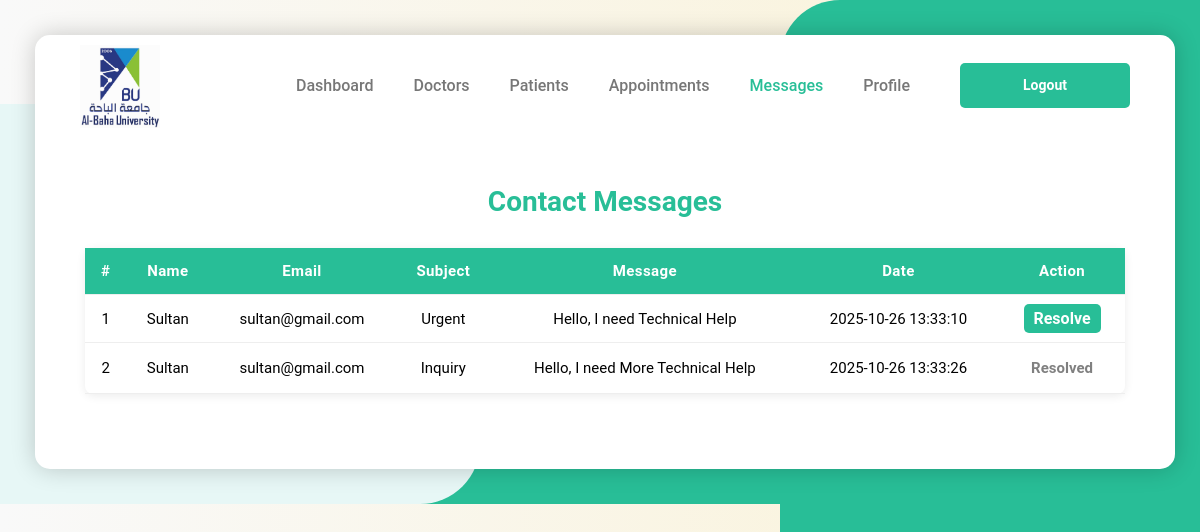
The app's page /admin_messages.php (signed in) with its own data.
### tables this page shows
CREATE TABLE `messages` (
  `id` int(11) NOT NULL,
  `name` varchar(100) NOT NULL,
  `email` varchar(150) NOT NULL,
  `subject` varchar(200) NOT NULL,
  `message` text NOT NULL,
  `created_at` timestamp NOT NULL DEFAULT current_timestamp(),
  `status` varchar(20) NOT NULL DEFAULT 'pending'
);

### admin_messages.php (the view, shortened to what this page needs)
<?php
require 'config/admin_data.php';
$stmt = $pdo->query("SELECT id, name, email, subject, message, created_at, status FROM messages ORDER BY id ASC");
$messages = $stmt->fetchAll(PDO::FETCH_ASSOC);
?>
<!DOCTYPE html>
<html lang="en">
  <head>
    <link rel="stylesheet" href="../css/styles.css">
    <link rel="stylesheet" href="https://cdnjs.cloudflare.com/ajax/libs/font-awesome/6.4.0/css/all.min.css">
  </head>
  <body>
    <div class="home-section">
      <div class="effects"><div class="bg-effect"></div></div>
      <div class="container">
        <header class="header">
          <a href="admin_dashboard.php" class="logo" aria-label="Health Management Logo">
            <img src="../logo/logo.jpg" alt="Health Centers Logo" loading="lazy"/>
          </a>
          <nav class="links" aria-label="Main Navigation">
            <ul class="nav-bar">
              <li><a href="admin_dashboard.php">Dashboard</a></li>
              <li><a href="admin_doctors.php">Doctors</a></li>
              <li><a href="admin_users.php">Patients</a></li>
              <li><a href="admin_appointments.php">Appointments</a></li>
              <li><a href="admin_messages.php" class="active">Messages</a></li>
              <li><a href="admin_profile.php">Profile</a></li>
              <li><a href="logout.php" class="register">Logout</a></li>
            </ul>
          </nav>
        </header>
        <main class="dashboard">
          <h1>Contact Messages</h1>
          <?php if (!$messages): ?>
            <p>No messages found.</p>
          <?php else: ?>
            <table class="appointments-table">
              <thead><tr><th>#</th><th>Name</th><th>Email</th><th>Subject</th><th>Message</th><th>Date</th><th>Action</th></tr></thead>
              <tbody>
                <?php foreach ($messages as $i => $m): ?>
                <tr>
                  <td><?= $i+1 ?></td>
                  <td><?= htmlspecialchars($m['name']) ?></td>
                  <td><?= htmlspecialchars($m['email']) ?></td>
                  <td><?= htmlspecialchars($m['subject']) ?></td>
                  <td><?= nl2br(htmlspecialchars($m['message'])) ?></td>
                  <td><?= htmlspecialchars($m['created_at']) ?></td>
                <td>
                    <?php if ($m['status'] === 'pending'): ?>
                      <a href="?resolve_id=<?= $m['id'] ?>" class="btn small">Resolve</a>
                    <?php else: ?>
                      <span class="resolved">Resolved</span>
                    <?php endif; ?>
                  </td>
                </tr>
                <?php endforeach; ?>
              </tbody>
            </table>
          <?php endif; ?>
        </main>
      </div>
    </div>
  </body>
</html>

### styles.css (style rules this page uses)
:root { --main-color: #28be97; --text-color: #777; --bg-color: #e7f7f6; --outer-shadow: 3px 3px 3px #d0d0d0, -3px -3px 3px #f8f8f8; --outer-shadow-0: 0 0 0 #d0d0d0, 0 0 0 #f8f8f8; --inner-shadow: inset 3px 3px 3px #d0d0d0, inset -3px -3px 3px #f8f8f8; --inner-shadow-0: inset 0 0 0 #d0d0d0, inset 0 0 0 #f8f8f8; }
* { box-sizing: border-box; margin: 0; padding: 0; outline: none; }
body { font-family: "Roboto", sans-serif; background-color: var(--bg-color); min-height: 100vh; }
body { opacity: 0; transition: opacity 0.3s ease; }
body.loaded { opacity: 1; }
body { height: 100vh; margin: 0; background: linear-gradient(270deg, #28be97, #3ec8f4, #f7b7a3, #fce38a, #f9f9f9); background-size: 1200% 1200%; animation: softGradient 25s ease infinite; }
img { max-width: 100%; vertical-align: middle; }
ul li { list-style: none; }
a { text-decoration: none; }
@media (min-width: 576px) { .container { width: 540px; } }
@media (min-width: 768px) { .container { width: 720px; } }
@media (min-width: 992px) { .container { width: 960px; } }
@media (min-width: 1200px) { .container { width: 1140px; } }
.container { padding-left: 15px; padding-right: 15px; margin-left: auto; margin-right: auto; }
.effects { position: absolute; top: 0; left: 0; width: 100%; height: 100%; z-index: -1; }
.home-section { position: relative; padding: 35px; }
.home-section::before { content: ""; position: absolute; top: 0; right: 0; width: 35%; height: 100vh; border-radius: 60px 0 0 0; background-color: var(--main-color); z-index: -1; }
.home-section::after { content: ""; position: absolute; bottom: 0; right: 0; width: 70%; height: 50vh; background-color: var(--main-color); z-index: -2; }
.home-section .container { background-color: white; border-radius: 15px; box-shadow: 0px 0px 25px 0px rgb(0 0 0 / 20%); padding-left: 80px; padding-right: 50px; position: relative; overflow: hidden; }
@media (max-width: 1200px) { .home-section .container { padding: 0 30px; } }
.home-section .container .header { display: flex; justify-content: space-between; align-items: center; height: 100px; padding: 15px; }
@media (min-width: 991px) { .header { z-index: 100; position: relative; } }
.home-section .logo { font-size: 20px; color: #000; font-weight: 700; text-transform: capitalize; width: 80px; height: 80px; }
.home-section .header .nav-bar { display: flex; justify-content: center; align-items: center; }
.home-section .header .nav-bar a { margin: 0 20px; font-size: 16px; font-weight: 500; color: var(--text-color); }
.home-section .header .nav-bar a.active { color: var(--main-color); }
.home-section .header .nav-bar a.register { display: block; margin: 0 0 0 30px; width: 170px; height: 45px; text-align: center; display: grid; place-content: center; background-color: var(--main-color); color: white; font-size: 14px; font-weight: bold; border-radius: 5px; text-transform: capitalize; transition: all 0.3s ease; }
.btn { width: 100%; padding: 12px; border: none; border-radius: 8px; background: var(--main-color); color: #fff; font-size: 16px; font-weight: bold; cursor: pointer; transition: all 0.3s ease; }
* { transition: background-color 0.3s ease, color 0.3s ease, box-shadow 0.3s ease; }
.appointments-table { width: 100%; min-width: 950px; border-collapse: collapse; border-radius: 8px; margin: 25px auto; background-color: #fff; box-shadow: 0 2px 10px rgba(0, 0, 0, 0.08); }
.appointments-table th, .appointments-table td { padding: 14px 12px; text-align: center; border-bottom: 1px solid #eee; font-size: 15px; }
.appointments-table th { background-color: #28be97; color: #fff; font-weight: 600; letter-spacing: 0.4px; }
.appointments-table td form, .appointments-table td span { display: inline-block; margin: 2px 3px; }
.dashboard { text-align: center; padding: 50px 20px; }
.dashboard h1 { color: var(--main-color); font-size: 28px; margin-bottom: 30px; }
.btn.small { padding: 5px 10px; font-size: 1rem; background: green; color: #fff; border-radius: 5px; text-decoration: none; background-color: #28be97; }
.resolved { color: gray; font-weight: bold; }

### records on screen
messages: name "Sultan", email "sultan@gmail.com", subject "Urgent", message "Hello, I need Technical Help", created_at "2025-10-26 13:33:10"
messages: name "Sultan", email "sultan@gmail.com", subject "Inquiry", message "Hello, I need More Technical Help", created_at "2025-10-26 13:33:26", status "Resolved"
